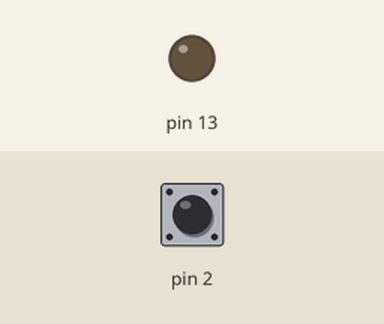
Simulated run of this sketch. Board: Arduino Uno, built with avr-gcc and run on an emulated ATmega328P. Parts: output pins drawn as LEDs (lit = HIGH). Dashed ring = blinking. Inputs (shaded band) come from the test bench; at power-on: pin 2 HIGH. What the sketch prints to the serial monitor is not drawn.

Above: at 1.2 s.
1.3 s: pin 2 pulled LOW for 0.15 s
At 1.37 s:
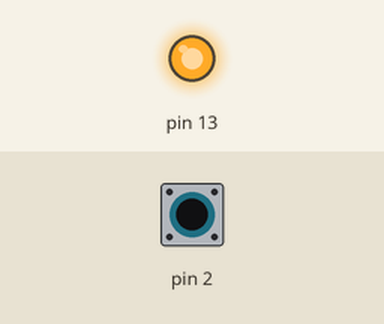
2.9 s: pin 2 pulled LOW for 1 s
At 4.6 s:
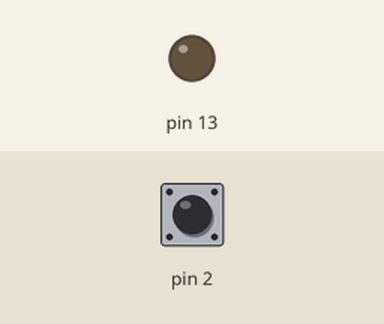
5.4 s: pin 2 pulsed LOW 2 times (0.12 s each, 0.3 s apart)
At 5.46 s:
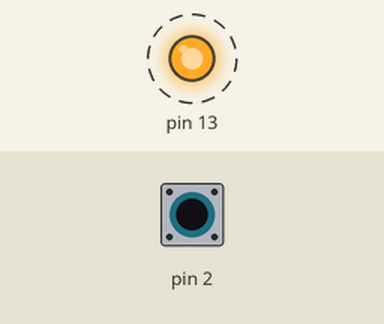
7.5 s: pin 2 driven LOW
At 8.6 s:
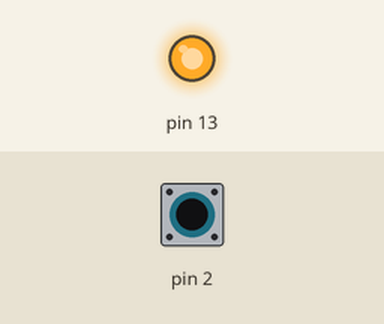
9.1 s: pin 2 driven HIGH
At 9.8 s:
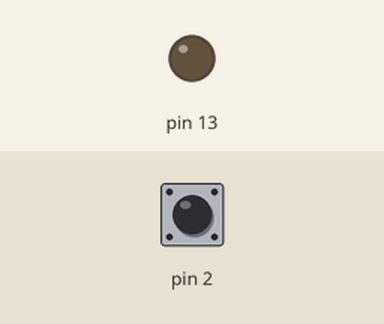
Timing chart, 0 to 11.9 s (numbered marks = the images above; inputs shaded):
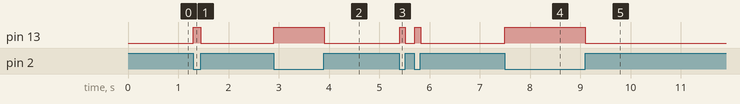

The sketch:

sendSerialArduinoDemo.ino
```cpp
//DEMO for sending data from arduino to pure data through serial communication.
//Note: here Serial.write() is used. This writes binary data to the serial port. The numbers you can send are limited to a range of 0 - 255. If you need to send bigger values look at this tutorial: https://www.arduino.cc/en/Tutorial/SerialCallResponseASCII

long unsigned previousMillis = 0;
int interval = 100;
int i = 0;

void setup() {
  //Start serial connection
 Serial.begin(9600);
  //configure pin2 as an input and enable the internal pull-up resistor for the push button
 pinMode(2, INPUT_PULLUP);
 pinMode(13, OUTPUT);
}

void loop() {
  //read the pushbutton value into a variable
  int sensorVal = digitalRead(2);

  //LINEARLY INCREASE i FROM 0 TO 253
  long unsigned currentMillis = millis();
  if (currentMillis - previousMillis >= interval){
    i++;
    i = i % 253; //Modulo is used to make i repeatedly increase from 0 to 252
    Serial.write(i);
    previousMillis = currentMillis;
  }

  //USE PUSHBUTTON TO TOGGLE VOLUME IN PD
  // Keep in mind the pullup means the pushbutton's
  // logic is inverted. It goes HIGH when it's open,
  // and LOW when it's pressed. Turn on pin 13 when the
  // button's pressed, and off when it's not:
  if (sensorVal == HIGH) {
    //Send a value of 254 to PD
    Serial.write(254);
    //Switch off onboard led
    digitalWrite(13, LOW);
  } else {
    //Send a value of 255 to PD
    Serial.write(255);
    //Switch on onboard led
    digitalWrite(13, HIGH);
  }
}
```

Measured:
- after the input at 1.3 s, pin 13: LOW → HIGH at once, → LOW 0.15 s later
- after the input at 2.9 s, pin 13: LOW → HIGH at once, → LOW 1.0 s later
- after the input at 5.4 s, pin 13: alternates HIGH for 0.12 s and LOW for 0.18 s, 4 changes in all, then stays LOW, starting at once
- after the input at 7.5 s, pin 13: LOW → HIGH at once
- after the input at 9.1 s, pin 13: HIGH → LOW at once
